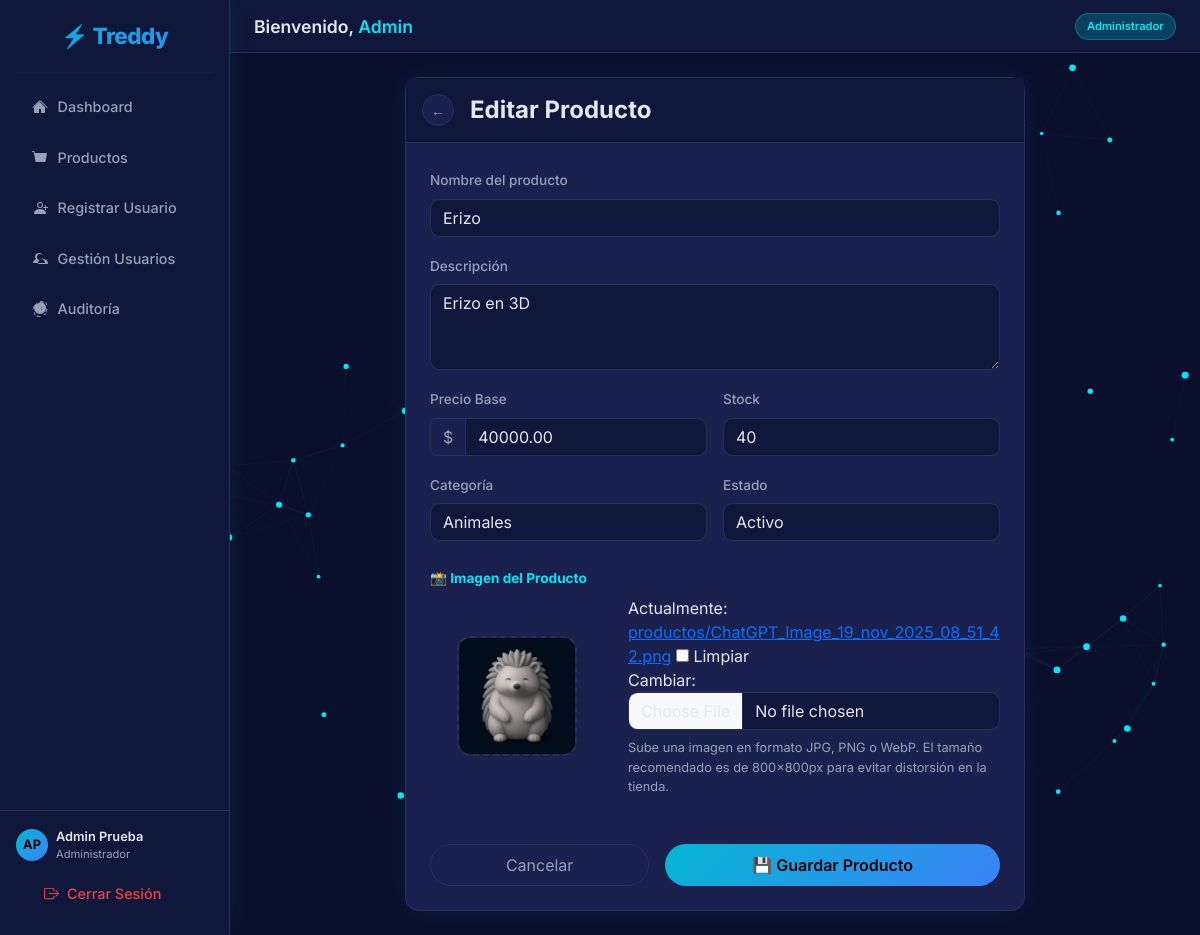
Page /productos/editar/3/ (signed in) on the earlier database version.
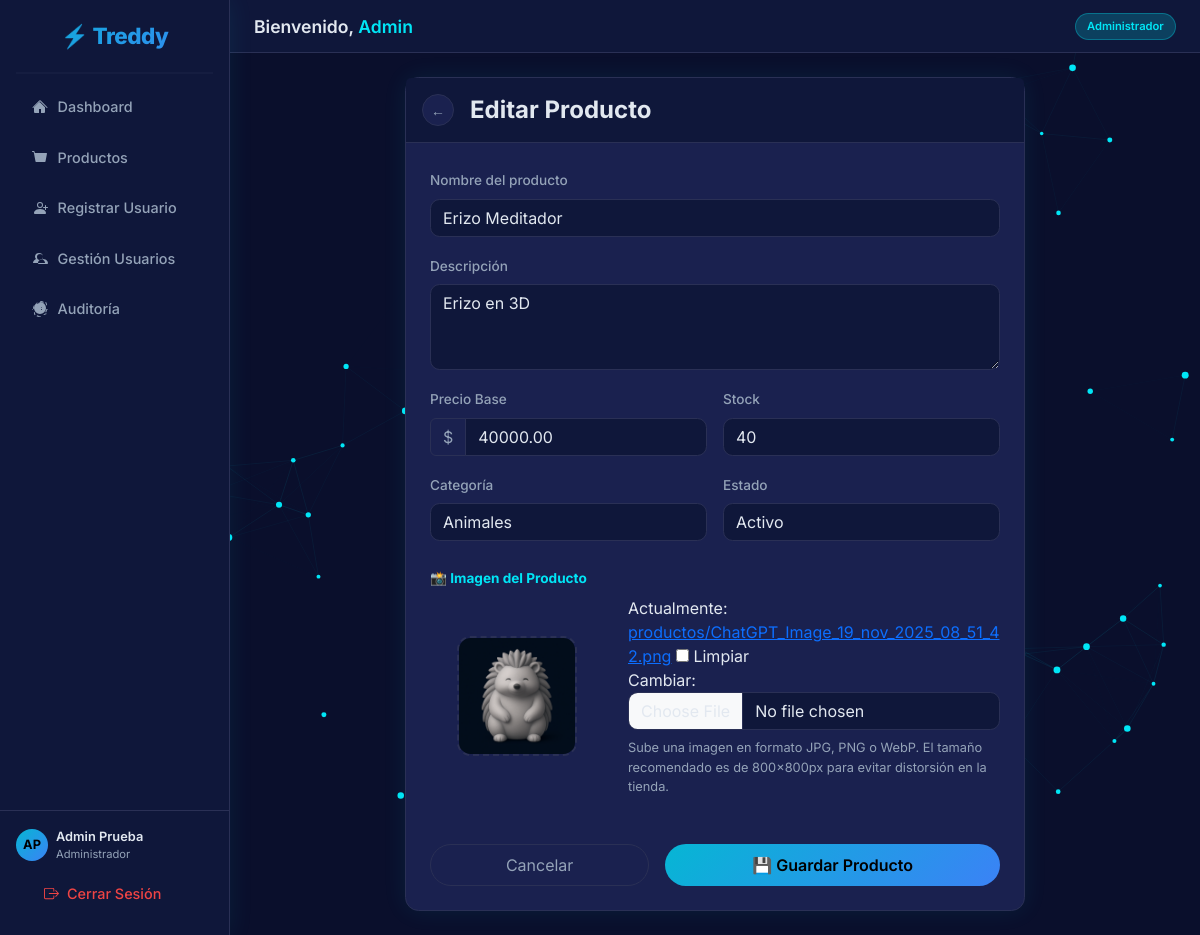
Same page on the later database version.
### productos/models.py (models this page shows, shortened)
class Producto(models.Model):
    ESTADOS = (
        ('activo', 'Activo'),
        ('inactivo', 'Inactivo'),
    )
    nombre = models.CharField(max_length=150, validators=[MinLengthValidator(3, 'El nombre debe tener al menos 3 caracteres.')])
    descripcion = models.TextField(blank=True, null=True)
    precio_base = models.DecimalField(max_digits=10, decimal_places=2, validators=[MinValueValidator(0.01, 'El precio debe ser mayor a 0.')])
    stock = models.IntegerField(default=0, validators=[MinValueValidator(0, 'El stock no puede ser negativo.')])
    estado = models.CharField(max_length=20, choices=ESTADOS, default='activo')
    categoria = models.CharField(max_length=100, blank=True, null=True, validators=[RegexValidator(r'^[a-zA-ZáéíóúÁÉÍÓÚñÑ0-9\s]+$', 'La categoría solo debe contener letras y números.')])
    imagen = models.ImageField(upload_to='productos/', blank=True, null=True)
    created_at = models.DateTimeField(auto_now_add=True)
    updated_at = models.DateTimeField(auto_now=True)

### productos/views.py (the view)
# urls.py: path('editar/<int:pk>/', views.producto_update, name='producto_update'),
@login_required
def producto_update(request, pk):
    if getattr(request.user, 'tipo_usuario', '') == 'Cliente':
        messages.error(request, "Acceso denegado. No tienes permisos para editar.")
        return redirect('dashboard')
    producto = get_object_or_404(Producto, pk=pk)
    if request.method == 'POST':
        form = ProductoForm(request.POST, request.FILES, instance=producto)
        if form.is_valid():
            producto = form.save()
            HistorialProducto.objects.create(
                producto=producto,
                nombre=producto.nombre,
                precio_base=producto.precio_base,
                stock=producto.stock,
                estado=producto.estado,
                accion='actualizacion',
                usuario=request.user
            )
            return redirect('productos_list')
    else:
        form = ProductoForm(instance=producto)
    if request.headers.get('X-Requested-With') == 'XMLHttpRequest':
        return render(request, 'productos/partials/producto_form.html', {'form': form, 'action': 'Editar', 'producto': producto})
    return render(request, 'productos/producto_form.html', {'form': form, 'action': 'Editar', 'producto': producto})

### productos/forms.py (shortened to what this page needs)
class ProductoForm(forms.ModelForm):
    class Meta:
        model = Producto
        fields = ['nombre', 'descripcion', 'precio_base', 'stock', 'estado', 'categoria', 'imagen']
        widgets = {
            'nombre': forms.TextInput(attrs={'class': 'form-control', 'pattern': r'^[a-zA-ZáéíóúÁÉÍÓÚñÑ0-9\s]{3,150}$', 'title': 'Mínimo 3 caracteres alfanuméricos.'}),
            'precio_base': forms.NumberInput(attrs={'class': 'form-control', 'min': '0.01', 'step': '0.01'}),
            'stock': forms.NumberInput(attrs={'class': 'form-control', 'min': '0'}),
            'categoria': forms.TextInput(attrs={'class': 'form-control', 'pattern': r'^[a-zA-ZáéíóúÁÉÍÓÚñÑ0-9\s]+$', 'title': 'Solo letras y números.'}),
        }

### templates/productos/producto_form.html (shortened to what this page needs)
{% extends 'base.html' %}
{% block content %}
    {% include 'productos/partials/producto_form.html' %}
{% endblock %}

### templates/productos/partials/producto_form.html (shortened to what the changed rows need)
{% load widget_tweaks %}
<div class="card mx-auto" style="max-width:620px;">
    <div class="card-body p-4">
        <form id="spa-producto-form" method="POST"
              action="{% if producto %}{% url 'producto_update' producto.pk %}{% else %}{% url 'producto_create' %}{% endif %}"
              enctype="multipart/form-data">
            <div class="row g-3">
                <div class="col-12">
                    <label class="form-label">Nombre del producto</label>
                    {% render_field form.nombre class="form-control" placeholder="Ej: Camiseta Treddy Premium" %}
                </div>
                <div class="col-12">
                    <label class="form-label">Descripción</label>
                    {% render_field form.descripcion class="form-control" rows="3" placeholder="Describe brevemente el producto..." %}
                </div>
                <div class="col-md-6">
                    <div class="input-group">
                        <span class="input-group-text">$</span>
                        {% render_field form.precio_base class="form-control" placeholder="0.00" %}
                    </div>
                </div>
                <div class="col-md-6">
                    <label class="form-label">Stock</label>
                    {% render_field form.stock class="form-control" placeholder="0" %}
                </div>
                <div class="col-md-6">
                    <label class="form-label">Categoría</label>
                    {% render_field form.categoria class="form-control" placeholder="Ropa, Accesorios, etc." %}
                </div>
                <div class="col-md-6">
                    <label class="form-label">Estado</label>
                    {% render_field form.estado class="form-select" %}
                </div>
                <div class="col-12 mt-4">
                    <div class="row align-items-center">
                        <div class="col-md-4 mb-3 mb-md-0 text-center">
                            <div class="img-preview-container" style="width:120px;height:120px;margin:0 auto;">
                                {% if producto and producto.imagen %}
                                <img id="imagePreview" src="{{ producto.imagen.url }}" style="width:100%;height:100%;object-fit:cover;">
                                {% else %}
                                <img id="imagePreview" src="" style="width:100%;height:100%;object-fit:cover;display:none;">
                                <span id="imagePreviewIcon" style="font-size:2.5rem;color:var(--treddy-muted);">🖼️</span>
                                {% endif %}
                            </div>
                        </div>
                        <div class="col-md-8">
                            {% render_field form.imagen class="form-control" id="imageInput" accept="image/*" %}
                            <div class="form-text mt-2" style="color:var(--treddy-muted);font-size:0.8rem;">
                                Sube una imagen en formato JPG, PNG o WebP. El tamaño recomendado es de 800×800px para evitar distorsión en la tienda.
                            </div>
                        </div>
                    </div>
                </div>
            </div>
        </form>
    </div>
</div>

Differences in the rows shown:
changed Producto "Erizo en 3D": nombre "Erizo" → "Erizo Meditador"
